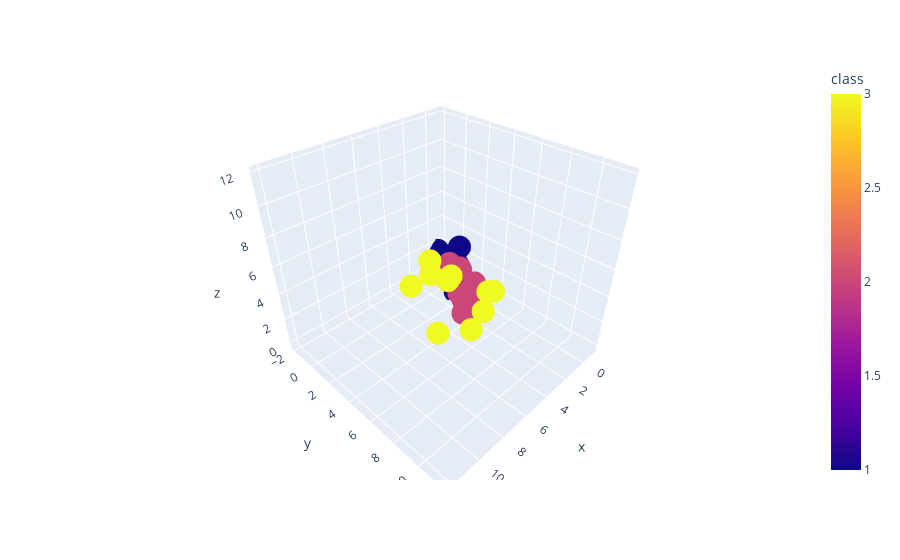

The code cell stored with this chart in its notebook:
### Markdown cell above
Visualicemos el conjunto de puntos tridimensional:

### Code cell
import plotly.express as px
import matplotlib.pyplot as plt

fig = px.scatter_3d(df, x="x", y="y", z="z", color="class")
fig.show()

### Figure 1 — Plotly figure (JSON) as saved in the notebook; plotly's stock layout.template omitted (floating-point values rounded to 4 significant figures)
{"data": [{"hovertemplate": "x=%{x}<br>y=%{y}<br>z=%{z}<br>class=%{marker.color}<extra></extra>", "legendgroup": "", "marker": {"color": [1, 1, 1, 1, 1, 1, 1, 1, 1, 1, 2, 2, 2, 2, 2, 2, 2, 2, 2, 2, 3, 3, 3, 3, 3, 3, 3, 3, 3, 3], "coloraxis": "coloraxis", "symbol": "circle"}, "mode": "markers", "name": "", "scene": "scene", "showlegend": false, "type": "scatter3d", "x": [-0.2363, 0.4745, -0.5787, 0.9067, 0.1445, -1.029, 0.09391, -0.8667, -0.9895, -0.1949, 5.685, 4.965, 6.016, 4.463, 3.116, 4.402, 5.325, 3.55, 5.716, 3.774, 10.96, 11.5, 12.09, 9.7, 10.01, 11.76, 8.916, 9.314, 9.077, 10.02], "y": [-0.9461, 0.5132, -1.911, 1.433, -0.2215, 0.3988, 1.168, -0.08299, -0.01429, 0.7531, 6.237, 5.595, 6.905, 4.455, 5.171, 4.221, 5.277, 4.364, 6.609, 6.135, 9.525, 10.05, 11.07, 9.469, 11.02, 9.171, 10.95, 11.56, 10.88, 9.596], "z": [0.6795, 0.7058, 1.373, -0.0393, 1.368, -0.1618, 0.686, 1.25, 0.6527, 3.057, 5.082, 6.158, 4.145, 5.516, 3.878, 5.528, 5.696, 4.71, 4.794, 3.473, 10.74, 11.93, 9.199, 9.991, 8.033, 10.37, 9.495, 10.07, 8.443, 9.975]}], "layout": {"coloraxis": {"colorbar": {"title": {"text": "class"}}, "colorscale": [[0, "#0d0887"], [0.1111, "#46039f"], [0.2222, "#7201a8"], [0.3333, "#9c179e"], [0.4444, "#bd3786"], [0.5556, "#d8576b"], [0.6667, "#ed7953"], [0.7778, "#fb9f3a"], [0.8889, "#fdca26"], [1, "#f0f921"]]}, "legend": {"tracegroupgap": 0}, "margin": {"t": 60}, "scene": {"domain": {"x": [0, 1], "y": [0, 1]}, "xaxis": {"title": {"text": "x"}}, "yaxis": {"title": {"text": "y"}}, "zaxis": {"title": {"text": "z"}}}}}
